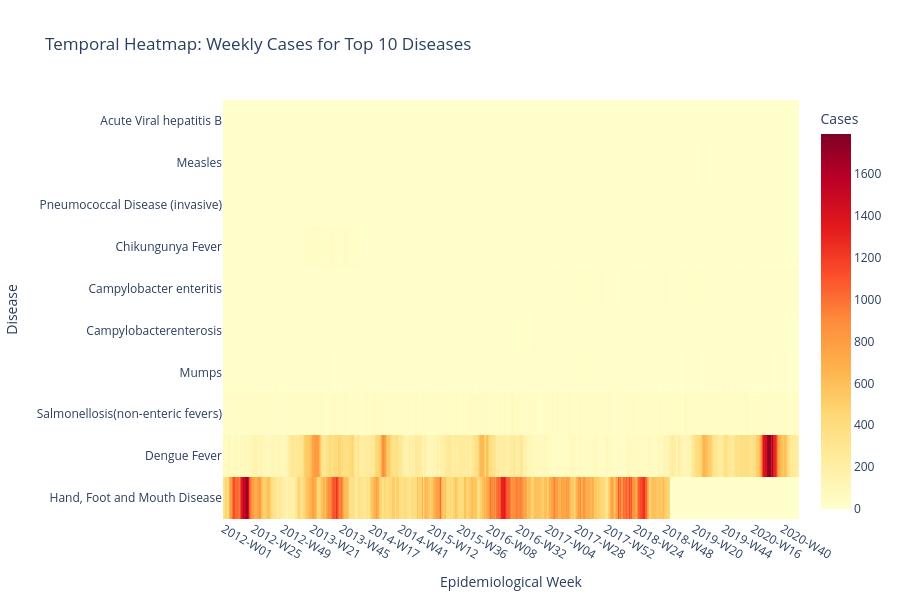

The code cell stored with this chart in its notebook:
### Markdown cell above
## 12. Visualization: Temporal Heatmap

Heatmap showing case counts over time for the top 10 diseases.

### Code cell
# Get top 10 diseases
top10_disease_names = top15_diseases.head(10)['disease_name'].to_list()

# Filter data for top 10 diseases
df_top10 = df.filter(pl.col('disease_name').is_in(top10_disease_names))

# Create pivot table for heatmap
heatmap_data = df_top10.pivot(
    values='case_count',
    index='disease_name',
    columns='epidemiological_week',
    aggregate_function='sum'
).fill_null(0)

# Convert to pandas for easier plotting
heatmap_df = heatmap_data.to_pandas().set_index('disease_name')

# Create heatmap
fig = px.imshow(
    heatmap_df,
    labels=dict(x="Epidemiological Week", y="Disease", color="Cases"),
    title='Temporal Heatmap: Weekly Cases for Top 10 Diseases',
    color_continuous_scale='YlOrRd',
    aspect='auto'
)

fig.update_layout(
    template='plotly_white',
    height=600,
    xaxis={'side': 'bottom'},
    yaxis={'categoryorder': 'total ascending'}
)

# Update x-axis to show fewer labels for clarity
fig.update_xaxes(
    tickmode='auto',
    nticks=20
)

fig.show()

# Save figure
fig_path = FIGURES_PATH / "03_temporal_heatmap_top10.png"
fig.write_image(fig_path)
print(f"✓ Figure saved to: {fig_path}")

### Figure 1 — Plotly figure (JSON) as saved in the notebook; plotly's stock layout.template omitted (floating-point values rounded to 4 significant figures; data arrays with more than 128 entries replaced by an {"elided": "..."} marker saying what was removed)
{"data": [{"coloraxis": "coloraxis", "hovertemplate": "Epidemiological Week: %{x}<br>Disease: %{y}<br>Cases: %{z}<extra></extra>", "name": "0", "type": "heatmap", "x": {"elided": "470 str values"}, "xaxis": "x", "y": ["Acute Viral hepatitis B", "Campylobacterenterosis", "Chikungunya Fever", "Dengue Fever", "Hand, Foot and Mouth Disease", "Measles", "Mumps", "Pneumococcal Disease (invasive)", "Salmonellosis(non-enteric fevers)", "Campylobacter enteritis"], "yaxis": "y", "z": {"elided": "10x470 int values"}}], "layout": {"coloraxis": {"colorbar": {"title": {"text": "Cases"}}, "colorscale": [[0, "rgb(255,255,204)"], [0.125, "rgb(255,237,160)"], [0.25, "rgb(254,217,118)"], [0.375, "rgb(254,178,76)"], [0.5, "rgb(253,141,60)"], [0.625, "rgb(252,78,42)"], [0.75, "rgb(227,26,28)"], [0.875, "rgb(189,0,38)"], [1, "rgb(128,0,38)"]]}, "height": 600, "title": {"text": "Temporal Heatmap: Weekly Cases for Top 10 Diseases"}, "xaxis": {"anchor": "y", "domain": [0, 1], "nticks": 20, "side": "bottom", "tickmode": "auto", "title": {"text": "Epidemiological Week"}}, "yaxis": {"anchor": "x", "autorange": "reversed", "categoryorder": "total ascending", "domain": [0, 1], "title": {"text": "Disease"}}}}
